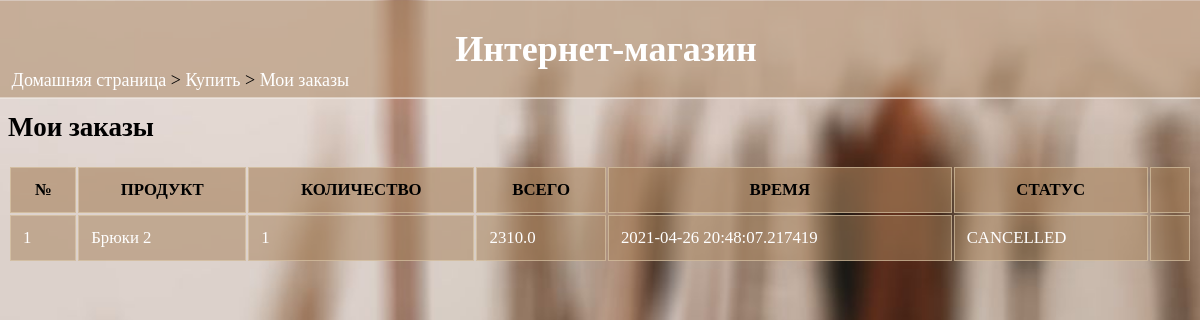
Before: /buy/myorders/ (signed in) with the older database file.
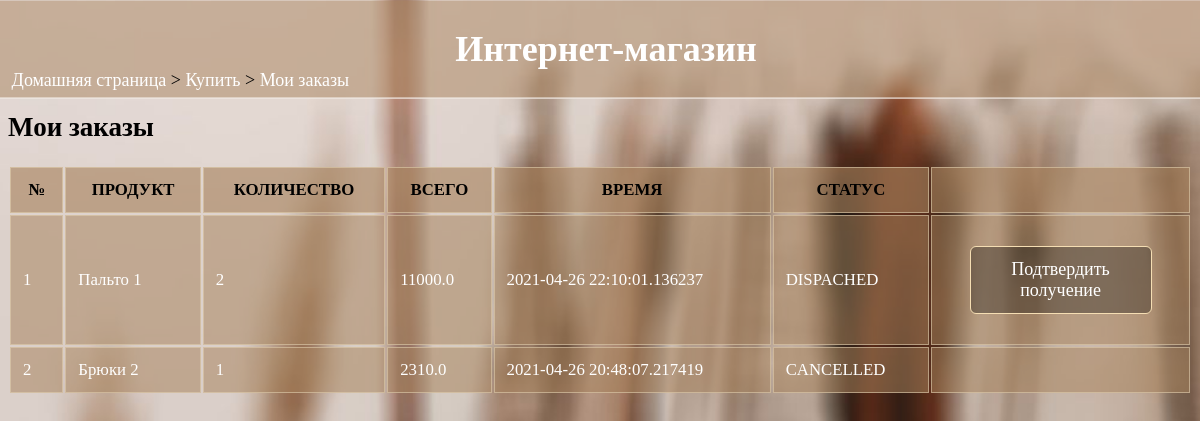
After: the same page with the newer database file.
### data/orders.py (models this page shows)
class Order(SqlAlchemyBase):
    __tablename__ = 'orders'
    orderID = sqlalchemy.Column(sqlalchemy.Integer, primary_key=True, autoincrement=True)
    custID = sqlalchemy.Column(sqlalchemy.Integer, sqlalchemy.ForeignKey("users.custID"))
    prodID = sqlalchemy.Column(sqlalchemy.Integer, sqlalchemy.ForeignKey("product.prodID"))
    quantity = sqlalchemy.Column(sqlalchemy.Integer)
    date = sqlalchemy.Column(sqlalchemy.DateTime, default=datetime.datetime.now)
    cost_price = sqlalchemy.Column(sqlalchemy.Float)
    sell_price = sqlalchemy.Column(sqlalchemy.Float)
    status = sqlalchemy.Column(sqlalchemy.Integer)

### data/product.py (models this page shows)
class Product(SqlAlchemyBase, UserMixin):
    __tablename__ = 'product'
    prodID = sqlalchemy.Column(sqlalchemy.Integer, primary_key=True, autoincrement=True)
    name = sqlalchemy.Column(sqlalchemy.String)
    quantity = sqlalchemy.Column(sqlalchemy.Integer)
    category = sqlalchemy.Column(sqlalchemy.String)
    cost_price = sqlalchemy.Column(sqlalchemy.Float)
    sell_price = sqlalchemy.Column(sqlalchemy.Float)
    description = sqlalchemy.Column(sqlalchemy.String)
    sellID = sqlalchemy.Column(sqlalchemy.Integer, sqlalchemy.ForeignKey("sellers.sellID"))

### shop.py (the view)
@app.route("/buy/myorders/")
def my_orders():
    if 'userid' not in session:
        return redirect(url_for('home'))
    if session['type'] == "Seller":
        abort(403)
    res = customer_orders(session['userid'])
    return render_template('my_orders.html', orders=res)

### data/db_session.py (called while the page is built)
def create_session() -> Session:
    global __factory
    return __factory()

### shop.py (called while the page is built)
def customer_orders(custID):
    res = []
    db_sess = db_session.create_session()
    o = db_sess.query(Order.orderID, Order.prodID, Product.name, Order.quantity, Order.sell_price, Order.date,
                      Order.status).filter(Order.prodID == Product.prodID, Order.custID == custID,
                                           Order.status != 'RECIEVED').order_by(Order.date.desc()).all()
    if len(o) != 0:
        for i in o:
            res.append(i)
        return res
    else:
        res = ''
        return res

### templates/my_orders.html (shortened to what this page needs)
<html>
<head>
  <link rel="stylesheet" href="{{url_for('static', filename='main.css')}}">
</head>
<body>
  <div class="sticky">
    <h1>Интернет-магазин</h1>
  </div>
  <div class="nav">
  <p><a href="/">Домашняя страница</a> > <a href="/buy">Купить</a> > <a href="">Мои заказы</a></p>
  </div>
  <h2>Мои заказы</h2>
  {% if orders|length==0 %}
  <p>У Вас пока нет заказов</p>
  {% else %}
  <table>
    <tr>
      <th>№</th><th>ПРОДУКТ</th><th>КОЛИЧЕСТВО</th><th>ВСЕГО</th><th>ВРЕМЯ</th><th>СТАТУС</th><th></th>
    </tr>
    {% set cnt={'val':1} %}
    {% for i in orders %}
    <tr>
      <td>{{cnt['val']}}</td><td><a href="/viewproduct/{{i[1]}}">{{i[2]}}</a></td><td>{{i[3]}}</td>
      <td>{{i[4]}}</td><td>{{i[5]}}</td><td>{{i[6]}}</td>
      {% if i[6]=="PLACED" %}
      <td><p class="press"><a href="/cancel/{{i[0]}}">Отменить заказ</a></p></td>
      {% elif i[6]=="DISPACHED" %}
      <td><p class="press"><a href="/recieve/{{i[0]}}">Подтвердить получение</a></p></td>
      {% else %}
      <td></td>
      {% endif %}
    </tr>
    {% endfor %}
  </table>
  {% endif %}
</body>
</html>

### static/main.css (style rules this page uses)
div.sticky { position: -webkit-sticky; position: sticky; top: 0.2px; margin: -0.7vw; background-color: rgba(167, 130, 93, 0.5); color: white; padding: 0.3vw; font-size: 1.5vw; text-align: center; border-bottom: 1px solid white; font-family: 'Times New Roman'; }
div.sticky h1 { padding-left:1vw; }
body { font-family:'Times New Roman'; font-size: 1.5vw; background-image: url('background2.jpg'); background-size: cover; background-repeat: no-repeat; background-attachment: fixed; color: black; max-width: 100%; overflow-x: hidden; }
div.nav { position: fixed; display: block; top: 5vw; margin:-0.7vw; padding-left:1vw; border:none; overflow: hidden; }
div.nav a { text-decoration: none; color: white; }
.press { padding:0vw; font-size: 1.5vw; justify-content: center; margin-left: auto; margin-right: auto; margin-top: 1.5vw; margin-bottom: 1.5vw; }
.press a { background-color: rgba(0, 0, 0, 0.308); border-radius: 0.5vw; padding: 1vw; width: 13vw; display: block; margin: auto; text-decoration: none; color: white; border: 1px solid wheat; text-align: center; }
table { width: 100%; font-size: 1.4vw; }
th { border: 1px solid rgba(224, 207, 177, 0.589); padding: 1vw; text-align: center; background-color: rgba(167, 130, 93, 0.616); color: black; }
td { border: 1px solid rgba(224, 207, 177, 0.589); padding:1vw; text-align: left; background-color: rgba(167, 130, 93, 0.521); color: white; word-wrap: break-word; }
td a { text-decoration: none; color: white; }
a { text-decoration: none; color: white; }

Changed rows visible on the page:
added Order: val "1", name "Пальто 1", quantity "2", sell_price "11000.0", date "2021-04-26 22:10:01.136237", status "DISPACHED"
computed for Order "CANCELLED": val "1" → "2"
